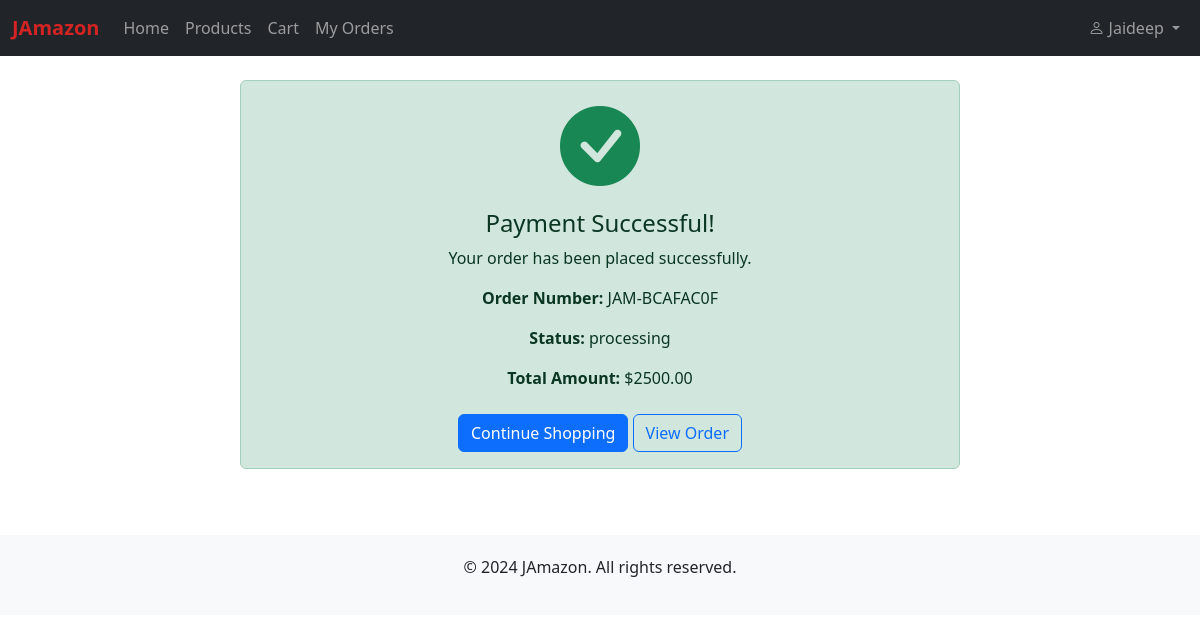
Page /orders/payment-success/2/ (signed in) on the committed database.
### orders/models.py (models this page shows, shortened)
class Order(models.Model):
    STATUS_CHOICES = [
        ('pending', 'Pending'),
        ('processing', 'Processing'),
        ('shipped', 'Shipped'),
        ('delivered', 'Delivered'),
        ('cancelled', 'Cancelled'),
    ]
    order_number = models.CharField(max_length=50, unique=True, editable=False)
    user = models.ForeignKey(User, on_delete=models.CASCADE, related_name='orders')
    full_name = models.CharField(max_length=200)
    email = models.EmailField()
    phone = models.CharField(max_length=20)
    address_line1 = models.CharField(max_length=255)
    address_line2 = models.CharField(max_length=255, blank=True)
    city = models.CharField(max_length=100)
    state = models.CharField(max_length=100)
    zip_code = models.CharField(max_length=20)
    country = models.CharField(max_length=100)
    subtotal = models.DecimalField(max_digits=10, decimal_places=2)
    tax = models.DecimalField(max_digits=10, decimal_places=2, default=0)
    shipping_cost = models.DecimalField(max_digits=10, decimal_places=2, default=0)
    total_amount = models.DecimalField(max_digits=10, decimal_places=2)
    status = models.CharField(max_length=20, choices=STATUS_CHOICES, default='pending')
    created_at = models.DateTimeField(auto_now_add=True)
    updated_at = models.DateTimeField(auto_now=True)
    class Meta:
        ordering = ['-created_at']

### orders/views.py (the view)
# urls.py: path('payment-success/<int:order_id>/', views.payment_success, name='payment_success'),
@login_required
def payment_success(request, order_id):
    order = get_object_or_404(Order, id=order_id, user=request.user)
    return render(request, 'orders/payment_success.html', {'order': order})

### cart/context_processors.py (called while the page is built)
def cart_count(request):
    if request.user.is_authenticated:
        try:
            count = Cart.objects.filter(user=request.user).count()
        except:
            count = 0
    else:
        count = 0
    return {'cart_count': count}

### templates/orders/payment_success.html
{% extends 'base.html' %}
{% block content %}
<div class="container">
    <div class="row">
        <div class="col-md-8 offset-md-2">
            <div class="alert alert-success text-center">
                <i class="bi bi-check-circle-fill text-success display-1"></i>
                <h4 class="mt-3">Payment Successful!</h4>
                <p>Your order has been placed successfully.</p>
                <p><strong>Order Number:</strong> {{ order.order_number }}</p>
                <p><strong>Status:</strong> {{ order.status }}</p>
                <p><strong>Total Amount:</strong> ${{ order.total_amount }}</p>
                <div class="mt-4">
                    <a href="{% url 'home' %}" class="btn btn-primary">Continue Shopping</a>
                    <a href="{% url 'order_detail' order_id=order.id %}" class="btn btn-outline-primary">View Order</a>
                </div>
            </div>
        </div>
    </div>
</div>
{% endblock %}

### templates/base.html (shortened to what this page needs)
<!DOCTYPE html>
<html lang="en">
<head>
    <link href="https://cdn.jsdelivr.net/npm/bootstrap@5.3.2/dist/css/bootstrap.min.css" rel="stylesheet">
    <link href="https://cdn.jsdelivr.net/npm/bootstrap-icons@1.11.0/font/bootstrap-icons.css" rel="stylesheet">
</head>
<body>
    <nav class="navbar navbar-expand-lg navbar-dark bg-dark">
        <div class="container-fluid">
            <a class="navbar-brand" href="{% url 'home' %}">JAmazon</a>
            <div class="collapse navbar-collapse" id="navbarNav">
                <ul class="navbar-nav me-auto">
                    <li class="nav-item"><a class="nav-link" href="{% url 'home' %}">Home</a></li>
                    <li class="nav-item"><a class="nav-link" href="{% url 'product_list' %}">Products</a></li>
                    <li class="nav-item"><a class="nav-link" href="{% url 'cart_detail' %}">Cart</a></li>
                    <li class="nav-item"><a class="nav-link" href="{% url 'order_list' %}">My Orders</a></li>
                </ul>
                <ul class="navbar-nav">
                    {% if user.is_authenticated %}
                        <li class="nav-item dropdown">
                            <a class="nav-link dropdown-toggle" href="#" role="button" data-bs-toggle="dropdown">
                                <i class="bi bi-person"></i> {{ user.username }}
                            </a>
                        </li>
                    {% else %}
                        <li class="nav-item"><a class="nav-link" href="{% url 'login' %}">Login</a></li>
                        <li class="nav-item"><a class="nav-link" href="{% url 'register' %}">Register</a></li>
                    {% endif %}
                </ul>
            </div>
        </div>
    </nav>
    <div class="container mt-4">
        {% block content %}
        {% endblock %}
    </div>
    <footer class="footer text-center">
        <div class="container">
            <p>&copy; 2024 JAmazon. All rights reserved.</p>
        </div>
    </footer>
</body>
</html>

### templates/base.html (style rules this page uses)
.navbar-brand { font-weight: bold; color: #d42323; }
.footer { background: #f8f9fa; padding: 20px 0; margin-top: 50px; }

### rows in the picture
Order: order_number "JAM-BCAFAC0F", status "processing", total_amount "2500.00"

### other values in the picture
{{ user.username }} "Jaideep"
